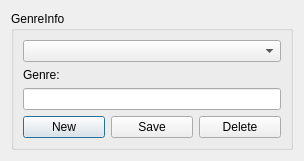
<?xml version="1.0" encoding="UTF-8"?>
<ui version="4.0">
 <class>genresInfoEditor</class>
 <widget class="QDialog" name="genresInfoEditor">
  <property name="geometry">
   <rect>
    <x>0</x>
    <y>0</y>
    <width>304</width>
    <height>153</height>
   </rect>
  </property>
  <property name="windowTitle">
   <string>Dialog</string>
  </property>
  <layout class="QVBoxLayout" name="verticalLayout">
   <item>
    <widget class="QGroupBox" name="genresInfoGroupBox">
     <property name="title">
      <string>GenreInfo</string>
     </property>
     <layout class="QVBoxLayout" name="verticalLayout_2">
      <item>
       <widget class="QComboBox" name="GenresAllComboBox"/>
      </item>
      <item>
       <widget class="QLabel" name="genreNameLabel">
        <property name="text">
         <string>Genre:</string>
        </property>
       </widget>
      </item>
      <item>
       <widget class="QLineEdit" name="genreNameLineEdit"/>
      </item>
      <item>
       <layout class="QHBoxLayout" name="genreInfoButtonLayout">
        <item>
         <widget class="QPushButton" name="genreInfoNewPushButton">
          <property name="text">
           <string>New</string>
          </property>
         </widget>
        </item>
        <item>
         <widget class="QPushButton" name="genreInfoSaveButton">
          <property name="text">
           <string>Save</string>
          </property>
         </widget>
        </item>
        <item>
         <widget class="QPushButton" name="genreInfoDeleteButton">
          <property name="text">
           <string>Delete</string>
          </property>
         </widget>
        </item>
       </layout>
      </item>
     </layout>
    </widget>
   </item>
  </layout>
 </widget>
 <resources/>
 <connections/>
</ui>
